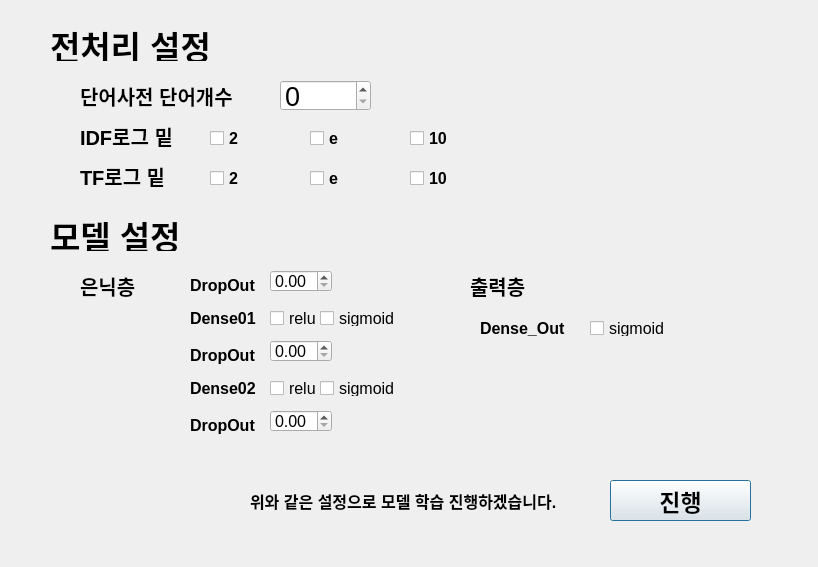
<?xml version="1.0" encoding="UTF-8"?>
<ui version="4.0">
 <class>Dialog</class>
 <widget class="QDialog" name="Dialog">
  <property name="geometry">
   <rect>
    <x>0</x>
    <y>0</y>
    <width>818</width>
    <height>567</height>
   </rect>
  </property>
  <property name="font">
   <font>
    <pointsize>12</pointsize>
   </font>
  </property>
  <property name="windowTitle">
   <string>Dialog</string>
  </property>
  <widget class="QLabel" name="label">
   <property name="geometry">
    <rect>
     <x>250</x>
     <y>490</y>
     <width>411</width>
     <height>21</height>
    </rect>
   </property>
   <property name="font">
    <font>
     <family>Arial</family>
     <pointsize>12</pointsize>
     <weight>75</weight>
     <bold>true</bold>
    </font>
   </property>
   <property name="text">
    <string>위와 같은 설정으로 모델 학습 진행하겠습니다.</string>
   </property>
  </widget>
  <widget class="QPushButton" name="next_button_2">
   <property name="geometry">
    <rect>
     <x>610</x>
     <y>480</y>
     <width>141</width>
     <height>41</height>
    </rect>
   </property>
   <property name="font">
    <font>
     <pointsize>17</pointsize>
     <weight>75</weight>
     <bold>true</bold>
    </font>
   </property>
   <property name="text">
    <string>진행</string>
   </property>
  </widget>
  <widget class="QLabel" name="label_2">
   <property name="geometry">
    <rect>
     <x>50</x>
     <y>30</y>
     <width>351</width>
     <height>31</height>
    </rect>
   </property>
   <property name="font">
    <font>
     <pointsize>25</pointsize>
     <weight>75</weight>
     <bold>true</bold>
    </font>
   </property>
   <property name="text">
    <string>전처리 설정</string>
   </property>
  </widget>
  <widget class="QSpinBox" name="spinBox">
   <property name="geometry">
    <rect>
     <x>280</x>
     <y>80</y>
     <width>91</width>
     <height>31</height>
    </rect>
   </property>
   <property name="font">
    <font>
     <pointsize>20</pointsize>
    </font>
   </property>
  </widget>
  <widget class="QLabel" name="label_3">
   <property name="geometry">
    <rect>
     <x>80</x>
     <y>80</y>
     <width>181</width>
     <height>31</height>
    </rect>
   </property>
   <property name="font">
    <font>
     <pointsize>15</pointsize>
     <weight>75</weight>
     <bold>true</bold>
    </font>
   </property>
   <property name="text">
    <string>단어사전 단어개수</string>
   </property>
  </widget>
  <widget class="QLabel" name="label_4">
   <property name="geometry">
    <rect>
     <x>80</x>
     <y>110</y>
     <width>141</width>
     <height>51</height>
    </rect>
   </property>
   <property name="font">
    <font>
     <pointsize>15</pointsize>
     <weight>75</weight>
     <bold>true</bold>
    </font>
   </property>
   <property name="text">
    <string>IDF로그 밑</string>
   </property>
  </widget>
  <widget class="QCheckBox" name="checkBox">
   <property name="geometry">
    <rect>
     <x>210</x>
     <y>130</y>
     <width>81</width>
     <height>16</height>
    </rect>
   </property>
   <property name="font">
    <font>
     <pointsize>12</pointsize>
     <weight>75</weight>
     <bold>true</bold>
    </font>
   </property>
   <property name="text">
    <string>2</string>
   </property>
  </widget>
  <widget class="QCheckBox" name="checkBox_2">
   <property name="geometry">
    <rect>
     <x>310</x>
     <y>130</y>
     <width>81</width>
     <height>16</height>
    </rect>
   </property>
   <property name="font">
    <font>
     <weight>75</weight>
     <bold>true</bold>
    </font>
   </property>
   <property name="text">
    <string>e</string>
   </property>
  </widget>
  <widget class="QCheckBox" name="checkBox_3">
   <property name="geometry">
    <rect>
     <x>410</x>
     <y>130</y>
     <width>81</width>
     <height>16</height>
    </rect>
   </property>
   <property name="font">
    <font>
     <weight>75</weight>
     <bold>true</bold>
    </font>
   </property>
   <property name="text">
    <string>10</string>
   </property>
  </widget>
  <widget class="QLabel" name="label_5">
   <property name="geometry">
    <rect>
     <x>80</x>
     <y>150</y>
     <width>141</width>
     <height>51</height>
    </rect>
   </property>
   <property name="font">
    <font>
     <pointsize>15</pointsize>
     <weight>75</weight>
     <bold>true</bold>
    </font>
   </property>
   <property name="text">
    <string>TF로그 밑</string>
   </property>
  </widget>
  <widget class="QCheckBox" name="checkBox_4">
   <property name="geometry">
    <rect>
     <x>210</x>
     <y>170</y>
     <width>81</width>
     <height>16</height>
    </rect>
   </property>
   <property name="font">
    <font>
     <pointsize>12</pointsize>
     <weight>75</weight>
     <bold>true</bold>
    </font>
   </property>
   <property name="text">
    <string>2</string>
   </property>
  </widget>
  <widget class="QCheckBox" name="checkBox_5">
   <property name="geometry">
    <rect>
     <x>410</x>
     <y>170</y>
     <width>81</width>
     <height>16</height>
    </rect>
   </property>
   <property name="font">
    <font>
     <weight>75</weight>
     <bold>true</bold>
    </font>
   </property>
   <property name="text">
    <string>10</string>
   </property>
  </widget>
  <widget class="QCheckBox" name="checkBox_6">
   <property name="geometry">
    <rect>
     <x>310</x>
     <y>170</y>
     <width>81</width>
     <height>16</height>
    </rect>
   </property>
   <property name="font">
    <font>
     <weight>75</weight>
     <bold>true</bold>
    </font>
   </property>
   <property name="text">
    <string>e</string>
   </property>
  </widget>
  <widget class="QLabel" name="label_6">
   <property name="geometry">
    <rect>
     <x>70</x>
     <y>240</y>
     <width>56</width>
     <height>12</height>
    </rect>
   </property>
   <property name="text">
    <string/>
   </property>
  </widget>
  <widget class="QLabel" name="label_7">
   <property name="geometry">
    <rect>
     <x>50</x>
     <y>220</y>
     <width>351</width>
     <height>31</height>
    </rect>
   </property>
   <property name="font">
    <font>
     <pointsize>25</pointsize>
     <weight>75</weight>
     <bold>true</bold>
    </font>
   </property>
   <property name="text">
    <string>모델 설정</string>
   </property>
  </widget>
  <widget class="QLabel" name="label_8">
   <property name="geometry">
    <rect>
     <x>80</x>
     <y>270</y>
     <width>181</width>
     <height>31</height>
    </rect>
   </property>
   <property name="font">
    <font>
     <pointsize>15</pointsize>
     <weight>75</weight>
     <bold>true</bold>
    </font>
   </property>
   <property name="text">
    <string>은닉층</string>
   </property>
  </widget>
  <widget class="QLabel" name="label_9">
   <property name="geometry">
    <rect>
     <x>470</x>
     <y>270</y>
     <width>181</width>
     <height>31</height>
    </rect>
   </property>
   <property name="font">
    <font>
     <pointsize>15</pointsize>
     <weight>75</weight>
     <bold>true</bold>
    </font>
   </property>
   <property name="text">
    <string>출력층</string>
   </property>
  </widget>
  <widget class="QLabel" name="label_10">
   <property name="geometry">
    <rect>
     <x>190</x>
     <y>310</y>
     <width>121</width>
     <height>16</height>
    </rect>
   </property>
   <property name="font">
    <font>
     <weight>75</weight>
     <bold>true</bold>
    </font>
   </property>
   <property name="text">
    <string>Dense01</string>
   </property>
  </widget>
  <widget class="QLabel" name="label_11">
   <property name="geometry">
    <rect>
     <x>190</x>
     <y>380</y>
     <width>121</width>
     <height>16</height>
    </rect>
   </property>
   <property name="font">
    <font>
     <weight>75</weight>
     <bold>true</bold>
    </font>
   </property>
   <property name="text">
    <string>Dense02</string>
   </property>
  </widget>
  <widget class="QLabel" name="label_12">
   <property name="geometry">
    <rect>
     <x>480</x>
     <y>320</y>
     <width>121</width>
     <height>16</height>
    </rect>
   </property>
   <property name="font">
    <font>
     <weight>75</weight>
     <bold>true</bold>
    </font>
   </property>
   <property name="text">
    <string>Dense_Out</string>
   </property>
  </widget>
  <widget class="QCheckBox" name="checkBox_10">
   <property name="geometry">
    <rect>
     <x>270</x>
     <y>310</y>
     <width>81</width>
     <height>16</height>
    </rect>
   </property>
   <property name="text">
    <string>relu</string>
   </property>
  </widget>
  <widget class="QCheckBox" name="checkBox_11">
   <property name="geometry">
    <rect>
     <x>320</x>
     <y>310</y>
     <width>81</width>
     <height>16</height>
    </rect>
   </property>
   <property name="text">
    <string>sigmoid</string>
   </property>
  </widget>
  <widget class="QCheckBox" name="checkBox_12">
   <property name="geometry">
    <rect>
     <x>270</x>
     <y>380</y>
     <width>81</width>
     <height>16</height>
    </rect>
   </property>
   <property name="text">
    <string>relu</string>
   </property>
  </widget>
  <widget class="QCheckBox" name="checkBox_13">
   <property name="geometry">
    <rect>
     <x>320</x>
     <y>380</y>
     <width>81</width>
     <height>16</height>
    </rect>
   </property>
   <property name="text">
    <string>sigmoid</string>
   </property>
  </widget>
  <widget class="QLabel" name="label_13">
   <property name="geometry">
    <rect>
     <x>190</x>
     <y>270</y>
     <width>181</width>
     <height>31</height>
    </rect>
   </property>
   <property name="font">
    <font>
     <pointsize>12</pointsize>
     <weight>75</weight>
     <bold>true</bold>
    </font>
   </property>
   <property name="text">
    <string>DropOut</string>
   </property>
  </widget>
  <widget class="QLabel" name="label_14">
   <property name="geometry">
    <rect>
     <x>190</x>
     <y>340</y>
     <width>181</width>
     <height>31</height>
    </rect>
   </property>
   <property name="font">
    <font>
     <pointsize>12</pointsize>
     <weight>75</weight>
     <bold>true</bold>
    </font>
   </property>
   <property name="text">
    <string>DropOut</string>
   </property>
  </widget>
  <widget class="QLabel" name="label_15">
   <property name="geometry">
    <rect>
     <x>190</x>
     <y>410</y>
     <width>181</width>
     <height>31</height>
    </rect>
   </property>
   <property name="font">
    <font>
     <pointsize>12</pointsize>
     <weight>75</weight>
     <bold>true</bold>
    </font>
   </property>
   <property name="text">
    <string>DropOut</string>
   </property>
  </widget>
  <widget class="QDoubleSpinBox" name="doubleSpinBox">
   <property name="geometry">
    <rect>
     <x>270</x>
     <y>270</y>
     <width>62</width>
     <height>22</height>
    </rect>
   </property>
  </widget>
  <widget class="QDoubleSpinBox" name="doubleSpinBox_2">
   <property name="geometry">
    <rect>
     <x>270</x>
     <y>340</y>
     <width>62</width>
     <height>22</height>
    </rect>
   </property>
  </widget>
  <widget class="QDoubleSpinBox" name="doubleSpinBox_3">
   <property name="geometry">
    <rect>
     <x>270</x>
     <y>410</y>
     <width>62</width>
     <height>22</height>
    </rect>
   </property>
  </widget>
  <widget class="QCheckBox" name="checkBox_14">
   <property name="geometry">
    <rect>
     <x>590</x>
     <y>320</y>
     <width>81</width>
     <height>16</height>
    </rect>
   </property>
   <property name="text">
    <string>sigmoid</string>
   </property>
  </widget>
 </widget>
 <resources/>
 <connections/>
</ui>
